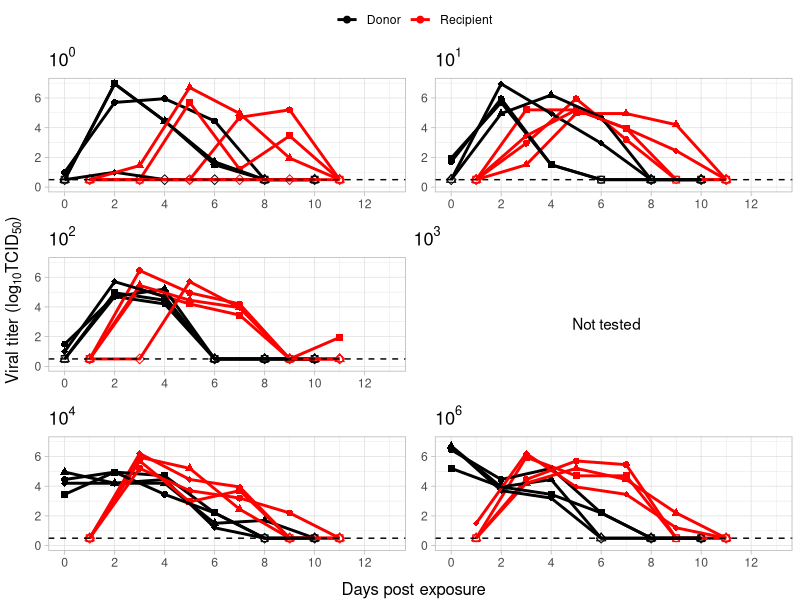

Here is the R script that generated this plot:
library(tidyverse)
library(ggpubr)

ferrets <- read_csv("H1N1_raw_titer_data.csv", col_names = T, show_col_types = F)
colnames(ferrets) <- c("Ferret_ID", "DI_RC", "DI_RC_Pair", "Dose", "dpi", "nw_titer", "donor_dose")

## donor and contact together

all_10.6 <- ferrets %>%
  filter(Dose == "10^6" | donor_dose == "10^6") %>%
  mutate(dpch = dpi - 1) %>%
  mutate(LOD_shape = ifelse(nw_titer <= 0.5, "below", "above")) 

all_10.6$pair_shape <- c(rep(0, nrow(all_10.6)))

for (row in 1:nrow(all_10.6)){
  id <- all_10.6[row, "Ferret_ID"]
  pair <- all_10.6[row, "DI_RC_Pair"]
  if (id == "5109" | pair == "5109"){
    all_10.6$pair_shape[row] <- "a"
  } else if (id == "5343" | pair == "5343"){
    all_10.6$pair_shape[row] <- "b"
  } else if (id == "5429" | pair == "5429"){
    all_10.6$pair_shape[row] <- "c"
  } else if (id == "5439" | pair == "5439"){
    all_10.6$pair_shape[row] <- "d"
  }
}

all_10.6$shape_combo <- paste(all_10.6$LOD_shape, "-", all_10.6$pair_shape)

all_10.4 <- ferrets %>%
  filter(Dose == "10^4" | donor_dose == "10^4") %>%
  mutate(dpch = dpi - 1) %>%
  mutate(LOD_shape = ifelse(nw_titer <= 0.5, "below", "above")) 

all_10.4$pair_shape <- c(rep(0, nrow(all_10.4)))

for (row in 1:nrow(all_10.4)){
  id <- all_10.4[row, "Ferret_ID"]
  pair <- all_10.4[row, "DI_RC_Pair"]
  if (id == "5445" | pair == "5445"){
    all_10.4$pair_shape[row] <- "a"
  } else if (id == "5448" | pair == "5448"){
    all_10.4$pair_shape[row] <- "b"
  } else if (id == "5433" | pair == "5433"){
    all_10.4$pair_shape[row] <- "c"
  } else if (id == "5441" | pair == "5441"){
    all_10.4$pair_shape[row] <- "d"
  }
}

all_10.4$shape_combo <- paste(all_10.4$LOD_shape, "-", all_10.4$pair_shape)

all_10.2 <- ferrets %>%
  filter(Dose == "10^2" | donor_dose == "10^2") %>%
  mutate(dpch = dpi - 1) %>%
  mutate(LOD_shape = ifelse(nw_titer <= 0.5, "below", "above")) 

all_10.2$pair_shape <- c(rep(0, nrow(all_10.2)))

for (row in 1:nrow(all_10.2)){
  id <- all_10.2[row, "Ferret_ID"]
  pair <- all_10.2[row, "DI_RC_Pair"]
  if (id == "5775" | pair == "5775"){
    all_10.2$pair_shape[row] <- "a"
  } else if (id == "5777" | pair == "5777"){
    all_10.2$pair_shape[row] <- "b"
  } else if (id == "5783" | pair == "5783"){
    all_10.2$pair_shape[row] <- "c"
  } else if (id == "5787" | pair == "5787"){
    all_10.2$pair_shape[row] <- "d"
  }
}

all_10.2$shape_combo <- paste(all_10.2$LOD_shape, "-", all_10.2$pair_shape)

all_10.1 <- ferrets %>%
  filter(Dose == "10^1" | donor_dose == "10^1") %>%
  mutate(dpch = dpi - 1) %>%
  mutate(LOD_shape = ifelse(nw_titer <= 0.5, "below", "above")) 

all_10.1$pair_shape <- c(rep(0, nrow(all_10.1)))

for (row in 1:nrow(all_10.1)){
  id <- all_10.1[row, "Ferret_ID"]
  pair <- all_10.1[row, "DI_RC_Pair"]
  if (id == "598" | pair == "598"){
    all_10.1$pair_shape[row] <- "a"
  } else if (id == "599" | pair == "599"){
    all_10.1$pair_shape[row] <- "b"
  } else if (id == "626" | pair == "626"){
    all_10.1$pair_shape[row] <- "c"
  } else if (id == "7826" | pair == "7826"){
    all_10.1$pair_shape[row] <- "d"
  }
}

all_10.1$shape_combo <- paste(all_10.1$LOD_shape, "-", all_10.1$pair_shape)

all_10.0 <- ferrets %>%
  filter(Dose == "10^0" | donor_dose == "10^0") %>%
  mutate(dpch = dpi - 1) %>%
  mutate(LOD_shape = ifelse(nw_titer <= 0.5, "below", "above")) 

all_10.0$pair_shape <- c(rep(0, nrow(all_10.1)))

for (row in 1:nrow(all_10.1)){
  id <- all_10.0[row, "Ferret_ID"]
  pair <- all_10.0[row, "DI_RC_Pair"]
  if (id == "7818" | pair == "7818"){
    all_10.0$pair_shape[row] <- "a"
  } else if (id == "2684" | pair == "2684"){
    all_10.0$pair_shape[row] <- "b"
  } else if (id == "7823" | pair == "7823"){
    all_10.0$pair_shape[row] <- "c"
  } else if (id == "7824" | pair == "7824"){
    all_10.0$pair_shape[row] <- "d"
  }
}

all_10.0$shape_combo <- paste(all_10.0$LOD_shape, "-", all_10.0$pair_shape)

p_10.6 <- ggplot(all_10.6, aes(x=dpch, y=nw_titer, color=DI_RC, group=pair_shape)) +
  geom_point(aes(shape=shape_combo), size=2) +
  geom_line(aes(group=Ferret_ID), linewidth=1) +
  scale_color_manual(labels = c("Donor", "Recipient"), values = c("black", "red")) +
  scale_shape_manual(values=c(15, 16, 17, 18, 0, 1, 2, 5)) +
  scale_x_continuous(limits=c(0, 13), breaks = seq(0, 13, 2)) +
  scale_y_continuous(limits=c(0, 7), breaks = seq(0, 7, 2)) +
  guides(shape = "none") +
  theme_light() +
  geom_hline(yintercept = 0.5, linetype = 2) +
  labs(title = expression(10^{6}), x = NULL, y=NULL, color=NULL)

p_10.4 <- ggplot(all_10.4, aes(x=dpch, y=nw_titer, color=DI_RC)) +
  geom_point(aes(shape=shape_combo), size=2) +
  geom_line(aes(group=Ferret_ID), linewidth=1) +
  scale_color_manual(labels = c("Donor", "Recipient"), values = c("black", "red")) +
  scale_shape_manual(values=c(15, 16, 17, 18, 0, 1, 2, 5)) +
  scale_x_continuous(limits=c(0, 13), breaks = seq(0, 13, 2)) +
  scale_y_continuous(limits=c(0, 7), breaks = seq(0, 7, 2)) +
  guides(shape = "none") +
  theme(legend.position = "top") +
  theme_light() +
  geom_hline(yintercept = 0.5, linetype = 2) +
  labs(title = expression(10^{4}), x = NULL, y = NULL, color=NULL)

p_10.2 <- ggplot(all_10.2, aes(x=dpch, y=nw_titer, color=DI_RC)) +
  geom_point(aes(shape=shape_combo), size=2) +
  geom_line(aes(group=Ferret_ID), linewidth=1) +
  scale_color_manual(labels = c("Donor", "Recipient"), values = c("black", "red")) +
  scale_shape_manual(values=c(15, 16, 17, 18, 0, 1, 2, 5)) +
  scale_x_continuous(limits=c(0, 13), breaks = seq(0, 13, 2)) +
  scale_y_continuous(limits=c(0, 7), breaks = seq(0, 7, 2)) +
  guides(shape = "none") +
  theme(legend.position = "top") +
  theme_light() +
  geom_hline(yintercept = 0.5, linetype = 2) +
  labs(title = expression(10^{2}), x = NULL, y = NULL, color=NULL)

p_10.1 <- ggplot(all_10.1, aes(x=dpch, y=nw_titer, color=DI_RC)) +
  geom_point(aes(shape=shape_combo), size=2) +
  geom_line(aes(group=Ferret_ID), linewidth=1) +
  scale_color_manual(labels = c("Donor", "Recipient"), values = c("black", "red")) +
  scale_shape_manual(values=c(15, 16, 17, 18, 0, 1, 2, 5)) +
  scale_x_continuous(limits=c(0, 13), breaks = seq(0, 13, 2)) +
  scale_y_continuous(limits=c(0, 7), breaks = seq(0, 7, 2)) +
  guides(shape = "none") +
  theme(legend.position = "top") +
  theme_light() +
  geom_hline(yintercept = 0.5, linetype = 2) +
  labs(title = expression(10^{1}), x = NULL, y = NULL, color=NULL)

p_10.0 <- ggplot(all_10.0, aes(x=dpch, y=nw_titer, color=DI_RC)) +
  geom_point(aes(shape=shape_combo), size=2) +
  geom_line(aes(group=Ferret_ID), linewidth=1) +
  scale_color_manual(labels = c("Donor", "Recipient"), values = c("black", "red")) +
  scale_shape_manual(values=c(15, 16, 17, 18, 0, 1, 2, 5)) +
  scale_x_continuous(limits=c(0, 13), breaks = seq(0, 13, 2)) +
  scale_y_continuous(limits=c(0, 7), breaks = seq(0, 7, 2)) +
  guides(shape = "none") +
  theme(legend.position = "top") +
  theme_light() +
  geom_hline(yintercept = 0.5, linetype = 2) +
  labs(title = expression(10^{0}), x = NULL, y = NULL, color=NULL)

## create empty plot
spacer <- ggplot() +
  theme_void() +
  labs(title = expression(10^{3})) +
  geom_text(aes(0,0,label='Not tested')) +
  xlab(NULL)

p_all <- ggarrange(p_10.0, p_10.1, p_10.2, spacer, p_10.4, p_10.6, 
                   ncol = 2, 
                   nrow = 3, 
                   common.legend = T, 
                   legend = "top")

annotate_figure(p_all, left = text_grob(expression(paste("Viral titer (", log[10], TCID[50], ")")), rot = 90), bottom = "Days post exposure")
